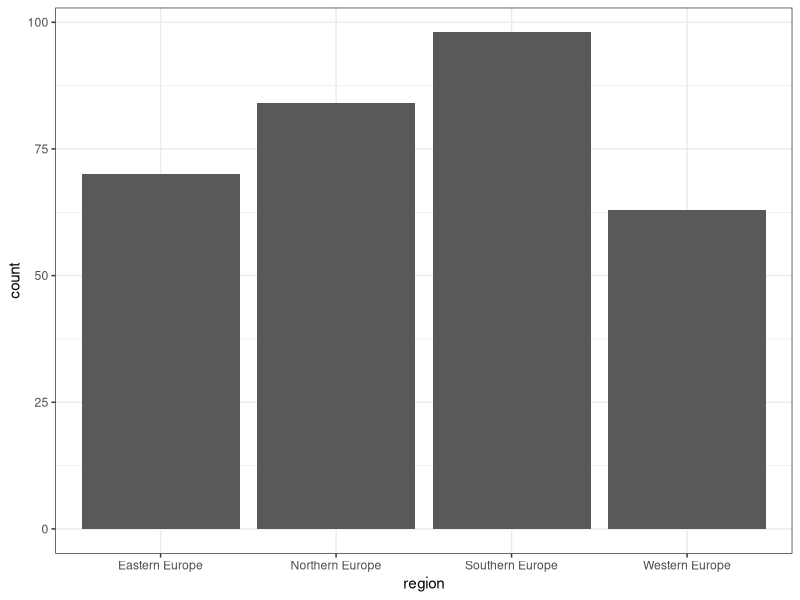
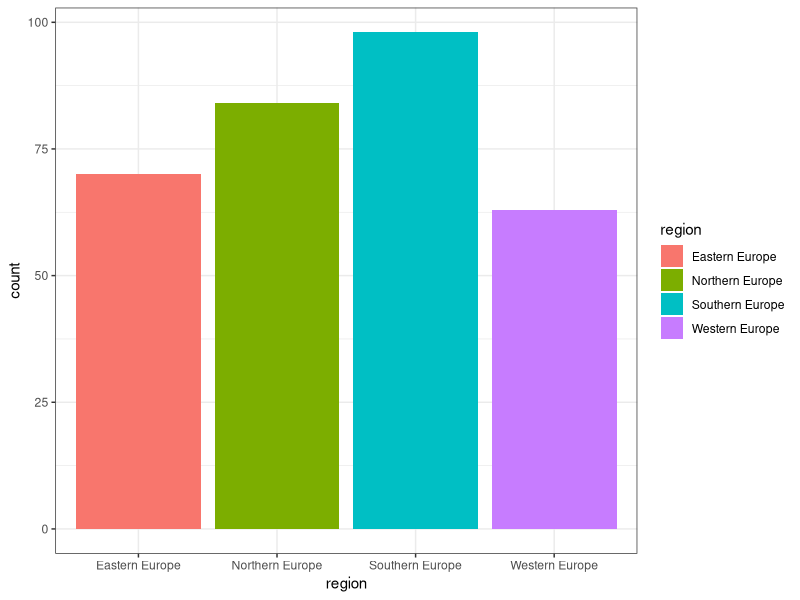
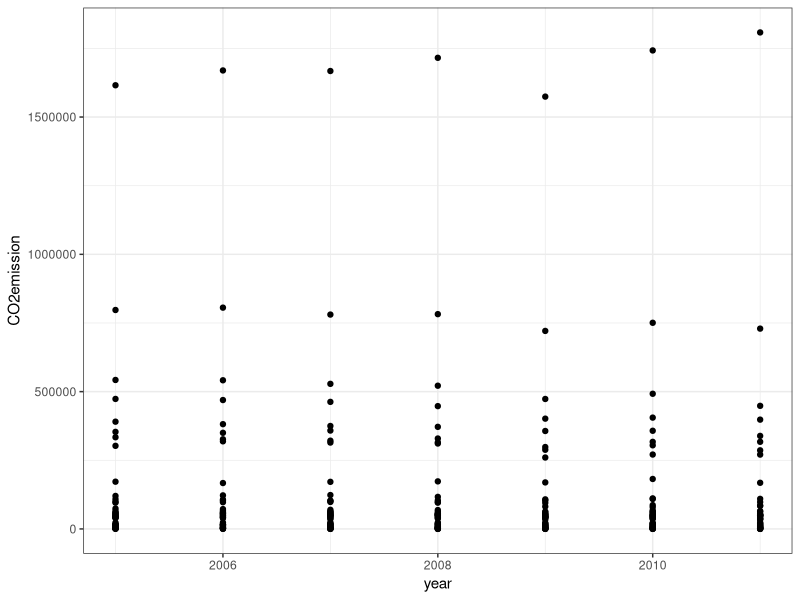
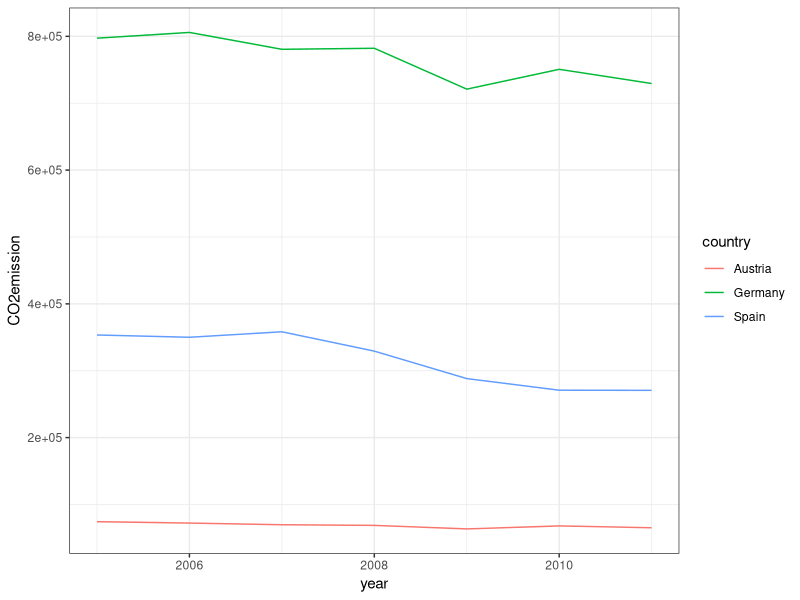

R code for these plots, in order:
### Statistics for Geosciences ###
### Tutorial 1 ###################
### Introduction to R ############
### Julian Rodemann ##############


# a)
# check/set working directory
getwd()
#setwd()

# b)+c)
# Rstudio; Bonus answer: The title is not seperated by "-" and the meaning of wdi 
# is unclear

# d)
# Read in data table
dat <- read.csv("wdi_data.csv")
# Check if all columns/variables have the correct class
str(dat)
# -> looks fine!


# d) (tbc.) some analyses -----------------------------------------------------------
# Frequency distribution of countries
table(dat$country)
# -> Every country appears equally often

# In which regions do the countries lie?
table(dat$country, dat$region)

# What is the mean CO2emission per year over all countries?
mean(dat$CO2emission, na.rm = TRUE) # Note: The argument 'na.rm = TRUE' removes missing (called 'NA's) values from the calculation

# Install the ggplot2 package for creating visualizations/plots
#install.packages("ggplot2") # the installation is necessary only once on your computer
library(ggplot2) # necessary everytime you restart R / RStudio
theme_set(theme_bw()) # set the global theme (i.e. the look) of all plots

# Plot the frequency distribution of regions
ggplot(dat, aes(x = region)) + geom_bar()
# With color
ggplot(dat, aes(x = region, fill = region)) + geom_bar()

# Plot the CO2emission over the years
ggplot(dat, aes(x = year, y = CO2emission)) + geom_point()
# More advanced: Look at the development in some specific countries
dat_short <- dat[dat$country %in% c("Austria","Germany","Spain"),]
ggplot(dat_short, aes(x = year, y = CO2emission, color = country)) + geom_line()


# e) add column with co2-emission p.c.
dat$CO2emissionPerInhabitant <- dat$CO2emission / dat$Population
# Just out of curiosity: What is the mean 'CO2emission per inhabitant' per year over all countries?
mean(dat$CO2emissionPerInhabitant, na.rm = TRUE)
# for germany
mean(dat$CO2emissionPerInhabitant[which(dat$country=="Germany")], na.rm = TRUE)
# (9.3 tons)
# compare with France
mean(dat$CO2emissionPerInhabitant[which(dat$country=="France")], na.rm = TRUE)
# (5.7 tons)


# f) save modified data frame as csv
save(dat, file = "co2-emissions-data-2005-to-2011.csv")



